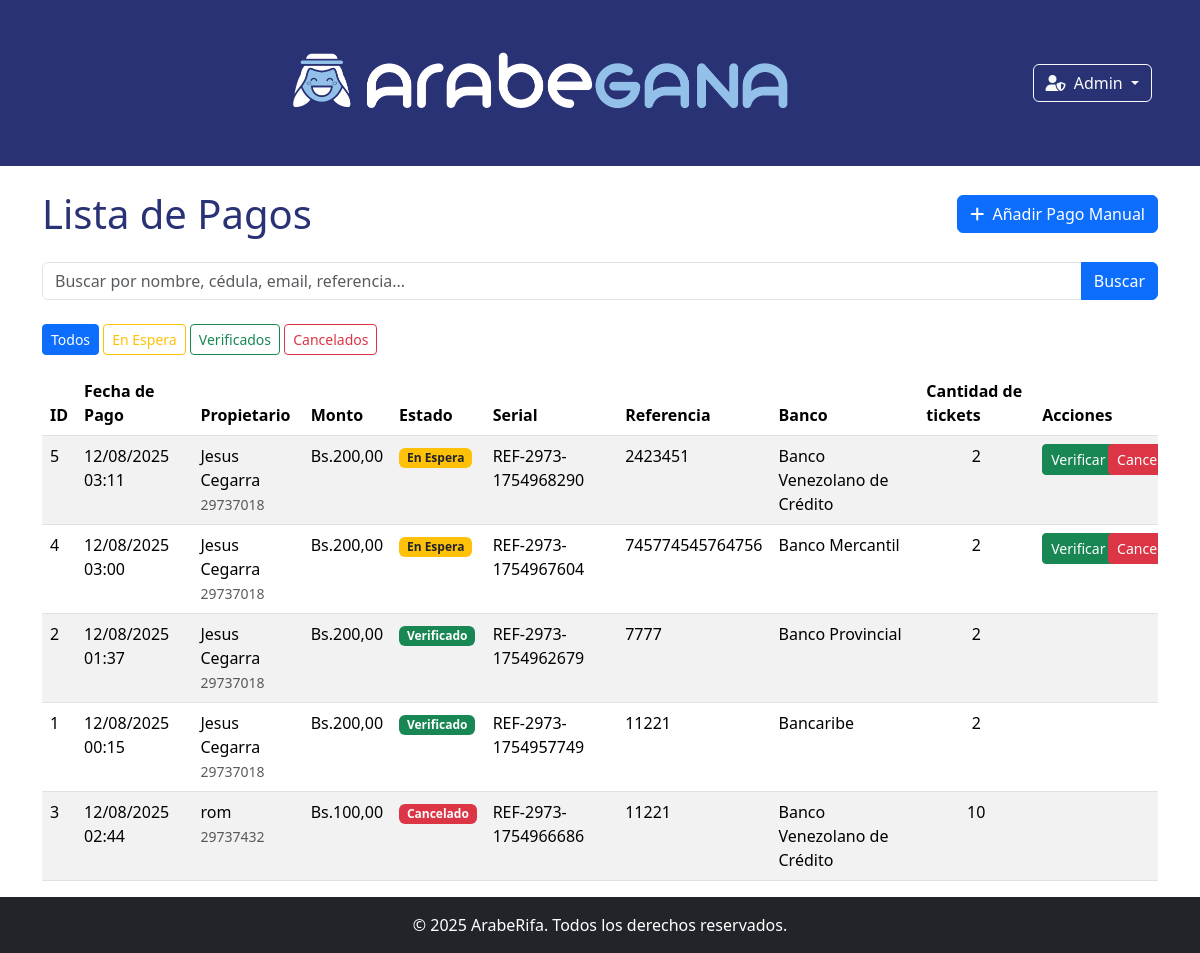
Screenshot of /pagos/ (signed in) with the database file from the repository.
### sorteo/models.py (models this page shows, shortened)
class Payment(models.Model):
    PAYMENT_METHODS = [
        ('P', 'Pago Móvil'),
        ('Z', 'Zelle'),
        ('E', 'Efectivo')
        ]
    PAYMENT_STATES =[
        ('V', 'Verificado'),
        ('E', 'En Espera'),
        ('C', 'Cancelado')
    ]
    CI_TYPE_CHOICES = [
        ('V', 'Venezolano'),
        ('E', 'Extranjero'),
        ('J', 'Jurídico'),
    ]
    BANK_CHOICES = [
        ('0102', 'Banco de Venezuela'),
        ('0104', 'Banco Venezolano de Crédito'),
        ('0105', 'Banco Mercantil'),
        ('0108', 'Banco Provincial'),
        ('0114', 'Bancaribe'),
        ('0115', 'Banco Exterior'),
        ('0128', 'Banco Caroní'),
        ('0134', 'Banesco'),
        ('0137', 'Banco Sofitasa'),
        ('0138', 'Banco Plaza'),
        ('0151', 'BFC Banco Fondo Común'),
        ('0156', '100% Banco'),
        ('0157', 'DelSur Banco Universal'),
        ('0163', 'Banco del Tesoro'),
        ('0166', 'Banco Agrícola de Venezuela'),
        ('0168', 'Bancrecer'),
        ('0169', 'Mi Banco'),
        ('0171', 'Banco Activo'),
        ('0172', 'Bancamiga'),
        ('0174', 'Banplus'),
        ('0175', 'Banco Bicentenario del Pueblo'),
        ('0177', 'Banfanb'),
        ('0191', 'BNC Banco Nacional de Crédito'),
    ]
    owner_name = models.CharField(("Nombre del propietario"), max_length=50)
    owner_ci = models.CharField(('Cedula del propietario'),max_length=8, validators=[MinLengthValidator(6)])
    owner_email = models.EmailField(("Correo del propietario"), max_length=254)
    owner_phone = PhoneNumberField(verbose_name='Telefono del propietario', region='VE')
    method = models.CharField(("Método de Pago"), max_length=50, choices=PAYMENT_METHODS)
    reference = models.CharField(('Referencia'),max_length=30)
    state = models.CharField(("Estado"), max_length=50, choices=PAYMENT_STATES)
    created_at = models.DateTimeField(("Fecha de creación"), auto_now_add=True, editable=False)
    updated_at = models.DateTimeField(("Ultima actualización"), auto_now=False, null=True, editable=False)
    tickets_quantity = models.PositiveBigIntegerField()
    serial = models.CharField(("Serial de la transacción"), max_length=50, editable=False, blank=True)
    sorteo = models.ForeignKey('Sorteo', on_delete=models.CASCADE, related_name='pagos')
    transferred_amount = models.DecimalField(("Monto transferido"), max_digits=10, decimal_places=2)
    transferred_date = models.DateField(("Fecha de transferencia"), auto_now=False, auto_now_add=False)
    type_CI = models.CharField(("Tipo de cédula"), max_length=1, choices=CI_TYPE_CHOICES, default='V')
    bank_of_transfer = models.CharField(("Banco de transferencia"), max_length=4, choices=BANK_CHOICES)
    class Meta:
        verbose_name = 'Pago'
        verbose_name_plural = 'Pagos'

### sorteo/views.py (the view, shortened to what this page needs)
# urls.py: path('pagos/', views.payment_list, name='payment_list'),
@login_required
def payment_list(request):
    if request.method == 'POST':
        form = AdminPaymentForm(request.POST)
        if form.is_valid():
            payment = form.save(commit=False)
            payment.state = 'E'  # Los pagos manuales inician 'En Espera'
            payment.save()
            messages.success(request, f"Pago para '{payment.owner_name}' registrado exitosamente.")
            return redirect('payment_list')
        else:
            messages.error(request, "Error al registrar el pago. Por favor, revisa los campos del formulario.")
    else:
        form = AdminPaymentForm()
    query = request.GET.get('q', '')
    state_filter = request.GET.get('state', '')
    payment_list = Payment.objects.annotate(
        state_order=Case(
            When(state='E', then=Value(1)),
            When(state='V', then=Value(2)),
            When(state='C', then=Value(3)),
            default=Value(4)
        )
    ).order_by('state_order', '-created_at')
    if state_filter and state_filter in ['E', 'V', 'C']:
        payment_list = payment_list.filter(state=state_filter)
    paginator = Paginator(payment_list, 15)  # Muestra 15 pagos por página
    page_number = request.GET.get('page')
    payments_page = paginator.get_page(page_number)
    context = {
        'payments': payments_page,
        'query': query,
        'state_filter': state_filter,
        'form': form,
        'form_has_errors': form.errors,
    }
    return render(request, 'payment/payment_list.html', context)

### sorteo/models.py (called while the page is built)
    def __str__(self):
        return self.title

### sorteo/templates/payment/payment_list.html (shortened to what this page needs)
{% extends "base.html" %}
{%load static%}
{%block content%}
<div class="container">
    <div class="d-flex justify-content-between align-items-center my-4">
        <h1 class="m-0 text-principal">Lista de Pagos</h1>
        <button type="button" class="btn btn-primary" data-bs-toggle="modal" data-bs-target="#addPaymentModal">
            <i class="fas fa-plus me-1"></i> Añadir Pago Manual
        </button>
    </div>
    <div class="row mb-4">
        <div class="col-md-12">
            <form method="get" action="{% url 'payment_list' %}">
                <div class="input-group">
                    <input type="text" class="form-control" name="q" placeholder="Buscar por nombre, cédula, email, referencia..." value="{{ query }}">
                    <button class="btn btn-primary" type="submit">Buscar</button>
                </div>
            </form>
        </div>
    </div>
    <div class="mb-3">
        <a href="{% url 'payment_list' %}?q={{ query }}" class="btn {% if not state_filter %}btn-primary{% else %}btn-outline-primary{% endif %} btn-sm">Todos</a>
        <a href="?state=E&q={{ query }}" class="btn {% if state_filter == 'E' %}btn-warning{% else %}btn-outline-warning{% endif %} btn-sm">En Espera</a>
        <a href="?state=V&q={{ query }}" class="btn {% if state_filter == 'V' %}btn-success{% else %}btn-outline-success{% endif %} btn-sm">Verificados</a>
        <a href="?state=C&q={{ query }}" class="btn {% if state_filter == 'C' %}btn-danger{% else %}btn-outline-danger{% endif %} btn-sm">Cancelados</a>
    </div>
    <div class="row">
        <div class="col-md-12">
            <div class="table-responsive">
                <table class="table table-striped">
                    <thead>
                        <tr>
                            <th>ID</th>
                            <th>Fecha de Pago</th>
                            <th>Propietario</th>
                            <th>Monto</th>
                            <th>Estado</th>
                            <th>Serial</th>
                            <th>Referencia</th>
                            <th>Banco</th>
                            <th>Cantidad de tickets</th>
                            <th>Acciones</th>
                        </tr>
                    </thead>
                    <tbody>
                        {% for payment in payments %}
                        <tr>
                            <td>{{ payment.id }}</td>
                            <td>{{ payment.created_at|date:"d/m/Y H:i" }}</td>
                            <td>
                                {{ payment.owner_name }}<br>
                                <small class="text-muted">{{ payment.owner_ci }}</small>
                            </td>
                            <td>Bs.{{ payment.transferred_amount }}</td>
                            <td>
                                {% if payment.state == 'E' %}
                                    <span class="badge bg-warning text-dark">En Espera</span>
                                {% elif payment.state == 'V' %}
                                    <span class="badge bg-success">Verificado</span>
                                {% elif payment.state == 'C' %}
                                    <span class="badge bg-danger">Cancelado</span>
                                {% else %}
                                    {{ payment.get_state_display }}
                                {% endif %}
                            </td>
                            <td>{{ payment.serial }}</td>
                            <td>{{ payment.reference }}</td>
                            <td>{{ payment.get_bank_of_transfer_display }}</td>
                            <td class="text-center">{{ payment.tickets_quantity }}</td>
                            <td>
                                {% if payment.state == 'E' %}
                                    <div class="row">
                                       <div class="col-6">
                                         <button onclick="verifyPayment({{ payment.id }})" class="btn btn-sm btn-success"
                                    data-csrf-token="{{ csrf_token }}"
                                    >Verificar</button>
                                       </div>
                                       <div class="col-6">
                                              <button onclick="cancelPayment({{ payment.id }})" class="btn btn-sm btn-danger"
                                    data-csrf-token="{{ csrf_token }}"
                                    >Cancelar</button>
                                       </div>
                                    </div>
                                {% endif %}
                            </td>
                        </tr>
                        {% empty %}
                        <tr>
                            <td colspan="10" class="text-center">No hay pagos que coincidan con su búsqueda.</td>
                        </tr>
                        {% endfor %}
                    </tbody>
                </table>
            </div>
        </div>
    </div>
</div>
{%endblock content%}

### sorteo/static/css/styles.css (style rules this page uses)
:root { --primary-color: #293275; --secondary-color: #93c0e9; --white: #ffffff; }
.text-principal { color: var(--primary-color); }

### rows the page displays
Payment: id "5", created_at "12/08/2025 03:11", owner_name "Jesus Cegarra", owner_ci "29737018", transferred_amount "200,00", state "En Espera", serial "REF-2973-1754968290", reference "2423451", bank_of_transfer "Banco Venezolano de Crédito", tickets_quantity "2"
Payment: id "4", created_at "12/08/2025 03:00", owner_name "Jesus Cegarra", owner_ci "29737018", transferred_amount "200,00", state "En Espera", serial "REF-2973-1754967604", reference "745774545764756", bank_of_transfer "Banco Mercantil", tickets_quantity "2"
Payment: id "2", created_at "12/08/2025 01:37", owner_name "Jesus Cegarra", owner_ci "29737018", transferred_amount "200,00", state "Verificado", serial "REF-2973-1754962679", reference "7777", bank_of_transfer "Banco Provincial", tickets_quantity "2"
Payment: id "1", created_at "12/08/2025 00:15", owner_name "Jesus Cegarra", owner_ci "29737018", transferred_amount "200,00", state "Verificado", serial "REF-2973-1754957749", reference "11221", bank_of_transfer "Bancaribe", tickets_quantity "2"
Payment: id "3", created_at "12/08/2025 02:44", owner_name "rom", owner_ci "29737432", transferred_amount "100,00", state "Cancelado", serial "REF-2973-1754966686", reference "11221", bank_of_transfer "Banco Venezolano de Crédito", tickets_quantity "10"
